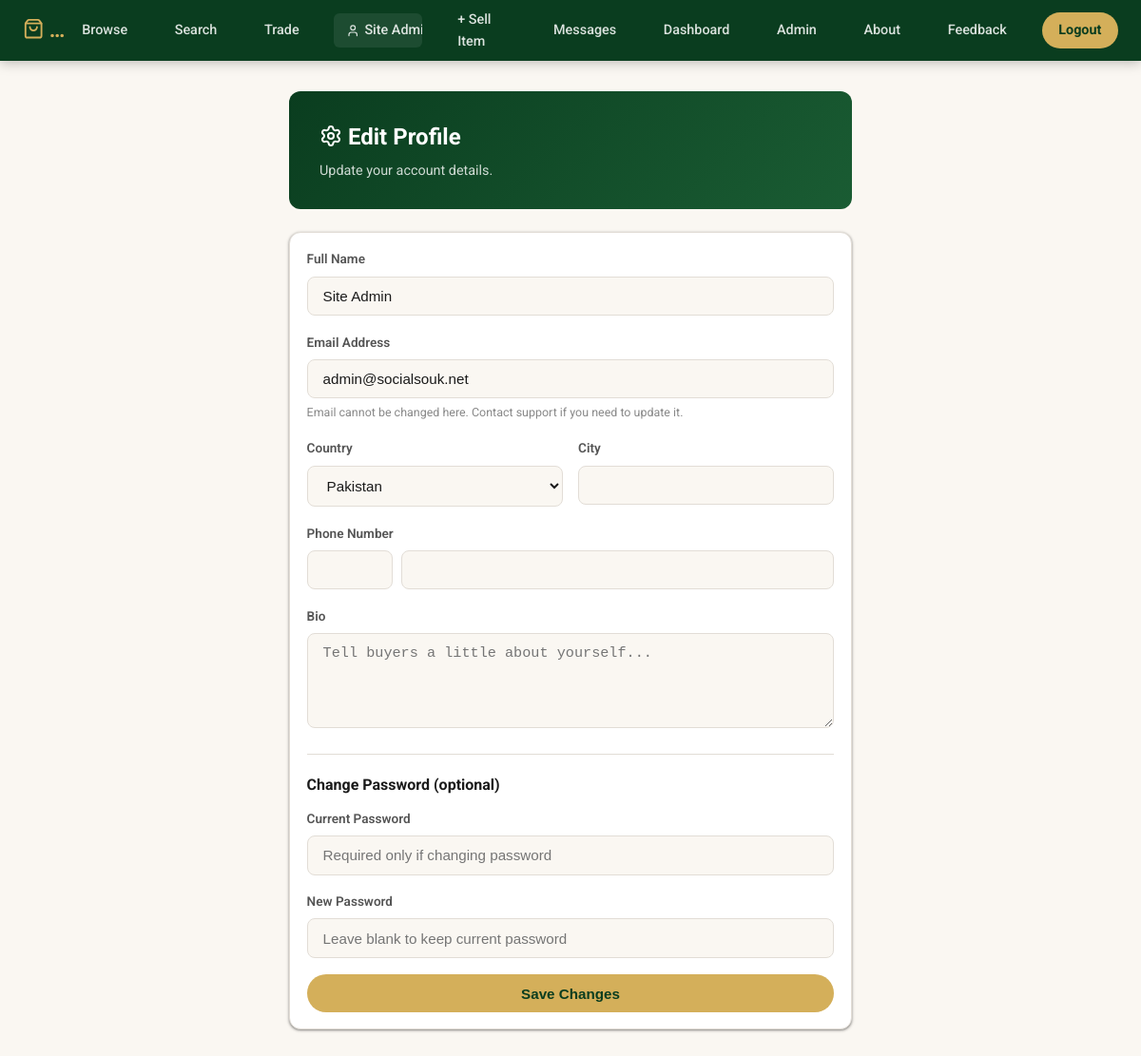
The page /edit-profile.php (signed in) on the database its author committed.
### tables this page shows
CREATE TABLE IF NOT EXISTS users (
    id          INT UNSIGNED AUTO_INCREMENT PRIMARY KEY,
    name        VARCHAR(100) NOT NULL,
    email       VARCHAR(150) NOT NULL UNIQUE,
    password    VARCHAR(255) NOT NULL,
    phone       VARCHAR(30),
    city        VARCHAR(100),
    country     VARCHAR(100) DEFAULT 'Pakistan',
    bio         TEXT,
    avatar      VARCHAR(300),
    is_verified TINYINT(1) DEFAULT 0,
    verification_token   VARCHAR(64) NULL,
    verification_expires  DATETIME NULL,
    is_admin    TINYINT(1) DEFAULT 0,
    created_at  TIMESTAMP DEFAULT CURRENT_TIMESTAMP,
    INDEX idx_email (email)
);

### db.php (called while the page is built, shortened)
<?php
function e(string $s): string {
    return htmlspecialchars($s, ENT_QUOTES, 'UTF-8');
}
function auth(): ?array {
    $lastActivity = $_SESSION['last_activity'] ?? time();
    return $_SESSION['user'];
}

### edit-profile.php (the view, shortened to what this page needs)
<?php
require_once __DIR__ . '/db.php';
$user = auth();
$stmt = $pdo->prepare('SELECT * FROM users WHERE id = ?');
$stmt->execute([$user['id']]);
$me = $stmt->fetch();
$dialCode = '';
$phoneNumber = '';
?>
<!DOCTYPE html>
<html lang="en">
<head>
<link rel="stylesheet" href="style.css">
</head>
<body>
<nav class="navbar">
    <a class="nav-brand" href="index.php"><i data-lucide="shopping-bag" class="lucide-icon"></i> <?= e(SITE_NAME) ?></a>
    <div class="nav-links">
        <a href="index.php">Browse</a>
        <a href="search.php">Search</a>
        <a href="trade.php">Trade</a>
        <?php if ($user): ?><a href="profile.php?id=<?= (int) $user['id'] ?>" class="nav-user"><i data-lucide="user" class="lucide-icon"></i> <?= e($user['name']) ?></a>
            <a href="create-listing.php">+ Sell Item</a>
            <a href="chat.php">Messages</a>
            <a href="dashboard.php">Dashboard</a>
            <?php if (!empty($user['is_admin'])): ?><a href="admin.php">Admin</a><?php endif; ?>
            <a href="about.php">About</a>
            <a href="feedback.php">Feedback</a>
            <a href="logout.php" class="nav-btn">Logout</a>
        <?php endif; ?>
    </div>
</nav>
<div class="dashboard-wrap" style="max-width:640px">
    <div class="dashboard-header">
        <h2><i data-lucide="settings" class="lucide-icon"></i> Edit Profile</h2>
        <p>Update your account details.</p>
    </div>
    <div class="card"><div class="card-body">
        <form method="post">
            <div class="form-group">
                <label class="form-label">Full Name</label>
                <input type="text" name="name" class="form-control" value="<?= e($me['name']) ?>" required>
            </div>
            <div class="form-group">
                <label class="form-label">Email Address</label>
                <input type="email" class="form-control" value="<?= e($me['email']) ?>" disabled>
                <div class="form-hint">Email cannot be changed here. Contact support if you need to update it.</div>
            </div>
            <div class="form-row">
                <div class="form-group">
                    <label class="form-label">Country</label>
                    <select name="country" id="countrySelect" class="form-control" onchange="updateDialCode()" required>
                        <?php foreach (['Pakistan','India','Bangladesh','Saudi Arabia','United Arab Emirates','Qatar','Kuwait','Bahrain','Oman','Turkey','Egypt','Indonesia','Malaysia','Afghanistan','Iran','Iraq','Jordan','Lebanon','Morocco','Tunisia','Algeria','Nigeria','South Africa','Sri Lanka','United Kingdom','United States','Canada','Australia','Germany','France','Other'] as $c): ?>
                            <option value="<?= e($c) ?>" <?= ($me['country'] ?? '') === $c ? 'selected' : '' ?>><?= e($c) ?></option>
                        <?php endforeach; ?>
                    </select>
                </div>
                <div class="form-group">
                    <label class="form-label">City</label>
                    <input type="text" name="city" class="form-control" value="<?= e($me['city'] ?? '') ?>">
                </div>
            </div>
            <div class="form-group">
                <label class="form-label">Phone Number</label>
                <div style="display:grid;grid-template-columns:90px 1fr;gap:.6rem">
                    <input type="text" id="dialCode" name="dial_code" class="form-control" value="<?= e($dialCode) ?>">
                    <input type="text" name="phone_number" class="form-control" maxlength="10" inputmode="numeric" oninput="cleanPhoneInput(this)" value="<?= e($phoneNumber) ?>">
                </div>
            </div>
            <div class="form-group">
                <label class="form-label">Bio</label>
                <textarea name="bio" class="form-control" placeholder="Tell buyers a little about yourself..."><?= e($me['bio'] ?? '') ?></textarea>
            </div>
            <hr style="border:none;border-top:1px solid var(--border);margin:1.2rem 0">
            <h3 style="font-size:1rem;margin-bottom:.8rem">Change Password (optional)</h3>
            <div class="form-group">
                <label class="form-label">Current Password</label>
                <input type="password" name="current_password" class="form-control" placeholder="Required only if changing password">
            </div>
            <div class="form-group">
                <label class="form-label">New Password</label>
                <input type="password" name="new_password" class="form-control" placeholder="Leave blank to keep current password">
            </div>
            <button type="submit" class="btn btn-primary btn-full">Save Changes</button>
        </form>
    </div></div>
</div>
</body>
</html>

### style.css (style rules this page uses)
:root { --green-deep: #0a3d1f; --green-mid: #1a5c33; --green-light: #2d7a4a; --gold: #d4af5a; --gold-dark: #b8973b; --gold-light: #f0d78a; --cream: #faf7f2; --white: #ffffff; --text: #1a1a1a; --text-mid: #555; --text-light: #888; --border: #e2ddd6; --shadow: 0 1px 2px rgba(0,0,0,.30), 0 1px 3px 1px rgba(0,0,0,.15); --shadow-lg: 0 1px 3px rgba(0,0,0,.30), 0 4px 8px 3px rgba(0,0,0,.15); --radius-sm: 8px; --radius: 12px; --radius-lg: 16px; --radius-full: 999px; --transition: .2s cubic-bezier(.4,0,.2,1); }
*, *::before, *::after { box-sizing: border-box; margin: 0; padding: 0; }
body { font-family: 'Roboto', 'Segoe UI', system-ui, -apple-system, sans-serif; background: var(--cream); color: var(--text); line-height: 1.6; }
a { color: var(--green-mid); text-decoration: none; }
.navbar { background: var(--green-deep); padding: 0 1.5rem; display: flex; align-items: center; justify-content: space-between; height: 64px; position: sticky; top: 0; z-index: 100; box-shadow: 0 2px 12px rgba(0,0,0,.25); }
.nav-brand { font-size: 1.4rem; font-weight: 700; color: var(--gold); letter-spacing: -.3px; }
.nav-links { display: flex; align-items: center; gap: 1.5rem; }
.nav-links a { color: rgba(255,255,255,.85); font-size: .9rem; font-weight: 500; padding: .4rem .8rem; border-radius: 6px; transition: var(--transition); }
.nav-btn { background: var(--gold) !important; color: var(--green-deep) !important; font-weight: 700 !important; padding: .45rem 1.1rem !important; border-radius: 20px !important; }
.lucide-icon { width: 1em; height: 1em; stroke: currentColor; stroke-width: 2; vertical-align: -0.125em; flex-shrink: 0; display: inline-block; }
.nav-user { display: inline-flex; align-items: center; gap: .3rem; color: var(--gold); font-size: .85rem; font-weight: 600; padding: .35rem .7rem; background: rgba(255,255,255,.08); border-radius: var(--radius-full); white-space: nowrap; max-width: 160px; overflow: hidden; text-overflow: ellipsis; text-decoration: none; transition: var(--transition); cursor: pointer; }
.btn { display: inline-flex; align-items: center; gap: .4rem; padding: .7rem 1.6rem; border-radius: 25px; font-size: .95rem; font-weight: 600; cursor: pointer; border: none; transition: var(--transition); text-decoration: none; }
.btn-primary { background: var(--gold); color: var(--green-deep); }
.btn-full { width: 100%; justify-content: center; }
.card { background: var(--white); border-radius: var(--radius); overflow: hidden; box-shadow: var(--shadow); transition: var(--transition); border: 1.5px solid var(--border); }
.card-body { padding: 1.1rem; }
.form-group { margin-bottom: 1.1rem; }
.form-label { display: block; font-size: .85rem; font-weight: 600; color: var(--text-mid); margin-bottom: .4rem; }
.form-control { width: 100%; padding: .7rem 1rem; border: 1.5px solid var(--border); border-radius: var(--radius-sm); font-size: .95rem; color: var(--text); background: var(--cream); outline: none; transition: var(--transition); }
textarea.form-control { min-height: 100px; resize: vertical; }
select.form-control { cursor: pointer; }
.form-row { display: grid; grid-template-columns: 1fr 1fr; gap: 1rem; }
.form-hint { font-size: .78rem; color: var(--text-light); margin-top: .3rem; }
.dashboard-wrap { max-width: 1000px; margin: 2rem auto; padding: 0 1.5rem; }
.dashboard-header { background: linear-gradient(135deg, var(--green-deep), var(--green-mid)); color: var(--white); border-radius: var(--radius); padding: 1.8rem 2rem; margin-bottom: 1.5rem; }
.dashboard-header h2 { font-size: 1.5rem; font-weight: 700; }
.dashboard-header p { opacity: .8; font-size: .9rem; margin-top: .3rem; }
.nav-brand { min-width: 0; overflow: hidden; text-overflow: ellipsis; white-space: nowrap; }

### rows shown on the page
users: name "Site…", name "Site Admin", email "admin@socialsouk.net"

### other values the page prints
form field country "Pakistan"
